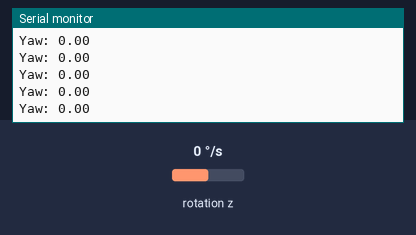
A sketch run on a simulated Arduino Uno, built with avr-gcc and run on an emulated ATmega328P. Shown: the last lines printed to the serial monitor. Wiring (inferred from the names in the program): MPU-6050 motion sensor at I2C address 0x68. The inputs (shaded band) are chosen by the test bench; at power-on: rotation z 0 °/s.

Above: at 3.0 s.
3.1 s: rotation z set to -192 °/s
At 3.16 s:
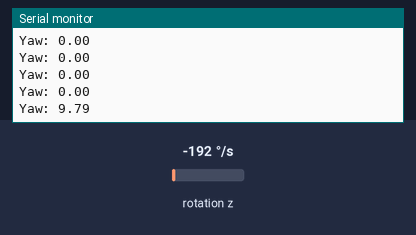
4.6 s: rotation z set to -100 °/s
At 4.65 s:
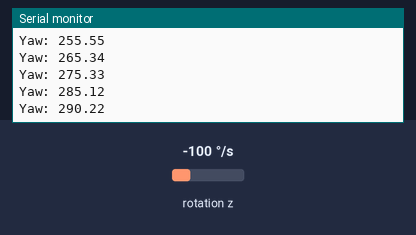
Timing chart, 0 to 7.6 s (numbered marks = the images above; inputs shaded):
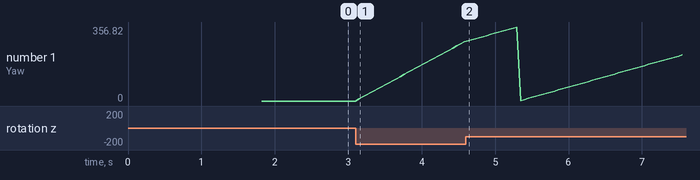

The sketch:

gyro_test.ino
```cpp
#include <Wire.h>

// ----- MPU6050 Gyro -----
#define MPU6050_ADDR 0x68
#define GYRO_CONFIG 0x1B
#define PWR_MGMT_1 0x6B
#define GYRO_ZOUT_H 0x47
#define GYRO_SCALE 131.0  // Sensitivity factor for ±250°/s

float yaw = 0;
float gyro_z_offset = 0;
unsigned long prev_time;

// Function to write to MPU6050 register
void writeMPU6050(byte reg, byte value) {
  Wire.beginTransmission(MPU6050_ADDR);
  Wire.write(reg);
  Wire.write(value);
  Wire.endTransmission();
}

// Function to read raw gyro Z-axis data
float readGyroZ() {
  Wire.beginTransmission(MPU6050_ADDR);
  Wire.write(GYRO_ZOUT_H);
  Wire.endTransmission();
  Wire.requestFrom(MPU6050_ADDR, 2);

  int16_t rawZ = Wire.read() << 8 | Wire.read();
  return (rawZ / GYRO_SCALE) - gyro_z_offset;
}

// MPU6050 initialization
void setupMPU6050() {
  writeMPU6050(PWR_MGMT_1, 0x00);
  writeMPU6050(GYRO_CONFIG, 0x00);
}

// MPU6050 calibration
void calibrateMPU6050() {
  int numSamples = 500;
  float sumZ = 0;

  for (int i = 0; i < numSamples; i++) {
    sumZ += readGyroZ();
    delay(3);
  }

  gyro_z_offset = sumZ / numSamples;
}

void setup() {
  Wire.begin();
  Serial.begin(115200);

  setupMPU6050();
  calibrateMPU6050();
  prev_time = millis();

  Serial.println("MPU6050 Initialized and Calibrated");
}

void loop() {
  float gz = readGyroZ();
  unsigned long current_time = millis();
  float dt = (current_time - prev_time) / 1000.0;
  prev_time = current_time;

  yaw -= gz * dt;

  if (yaw >= 360) yaw -= 360;
  if (yaw < 0) yaw += 360;

  Serial.print("Yaw: ");
  Serial.println(yaw);

  delay(50);  // Small delay for better readability
}
```

Measured:
- after the input at 3.1 s, the serial monitor: prints a new line after 0.05 s (image 1)
- plotted number 1: 0 → 285.12 after the input at 3.1 s
